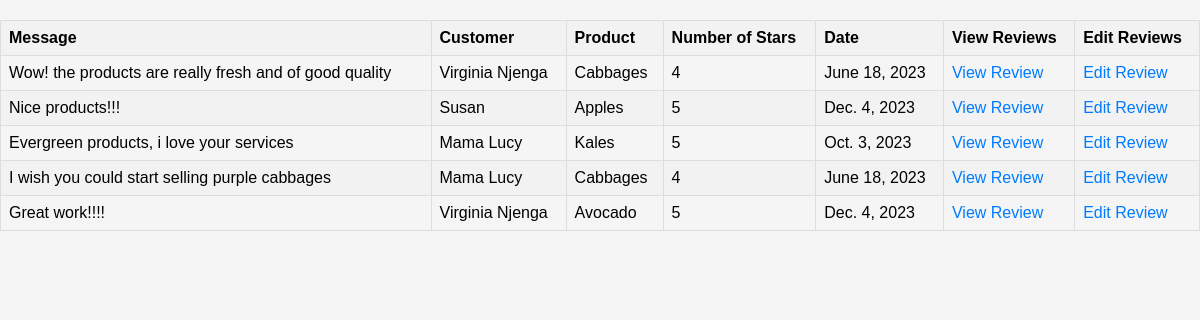
/reviews/reviews/list/, run on the app's committed database.
### reviews/models.py (models this page shows, shortened)
class Review(models.Model):
    message = models.CharField(max_length=255)
    customer = models.CharField(max_length=255)
    product = models.CharField(max_length=255)
    number_of_stars = models.IntegerField()
    date = models.DateField()

### reviews/views.py (the view)
# urls.py: path('reviews/list/', views.review_list, name='review_list_view'),
def review_list(request):
    reviews = Review.objects.all()
    return render(request, 'reviews/review_list.html', {'reviews': reviews})

### templates/reviews/review_list.html (shortened to what this page needs)
{% load static %}
<!DOCTYPE html>
<html lang="en">
<head>
    <link rel="stylesheet" href="{% static 'reviews/review_list.css' %}">
</head>
<body>
    <table class="review-table">
        <thead>
            <tr>
                <th>Message</th>
                <th>Customer</th>
                <th>Product</th>
                <th>Number of Stars</th>
                <th>Date</th>
                <th>View Reviews</th>
                <th>Edit Reviews</th>
            </tr>
        </thead>
        <tbody>
            {% for review in reviews %}
            <tr>
                <td>{{ review.message }}</td>
                <td>{{ review.customer }}</td>
                <td>{{ review.product }}</td>
                <td>{{ review.number_of_stars }}</td>
                <td>{{ review.date }}</td>
                <td>
                  <a href="{% url 'review_detail_view' id=review.id %}">View Review </a>
              </td>
              <td>
                  <a href="{% url 'edit_review_view' id=review.id %}">Edit Review </a>
              </td>
            </tr>
            {% endfor %}
        </tbody>
    </table>
</body>
</html>

### inventory/static/reviews/review_list.css (style rules this page uses)
body, h1, h2, h3, p, ul, li { margin: 0; padding: 0; }
body { background-color: #f5f5f5; font-family: Arial, sans-serif; }
.review-table { width: 100%; border-collapse: collapse; margin-top: 20px; }
.review-table th, .review-table td { border: 1px solid #ddd; padding: 8px; text-align: left; }
.review-table th { background-color: #f2f2f2; }
.review-table tr:nth-child(even) { background-color: #f2f2f2; }
a { color: #007bff; text-decoration: none; }

### data on the page
Review: message "Wow! the products are really fresh and of good quality", customer "Virginia Njenga", product "Cabbages", number_of_stars "4", date "June 18, 2023"
Review: message "Nice products!!!", customer "Susan", product "Apples", number_of_stars "5", date "Dec. 4, 2023"
Review: message "Evergreen products, i love your services", customer "Mama Lucy", product "Kales", number_of_stars "5", date "Oct. 3, 2023"
Review: message "I wish you could start selling purple cabbages", customer "Mama Lucy", product "Cabbages", number_of_stars "4", date "June 18, 2023"
Review: message "Great work!!!!", customer "Virginia Njenga", product "Avocado", number_of_stars "5", date "Dec. 4, 2023"
